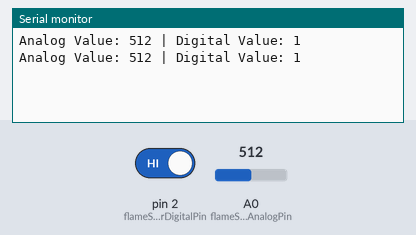
The sketch below on a simulated Arduino Uno, built with avr-gcc and run on an emulated ATmega328P. On the bench: the last lines printed to the serial monitor. The test bench sets the inputs (shaded band); at power-on: A0 (flameSensorAnalogPin) = 512, pin 2 (flameSensorDigitalPin) HIGH.

Above: at 1.8 s.
1.9 s: A0 (flameSensorAnalogPin) set to 716
At 2.8 s:
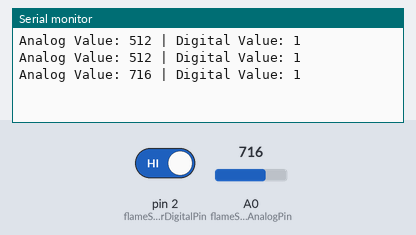
3.4 s: pin 2 (flameSensorDigitalPin) driven LOW
At 4.7 s:
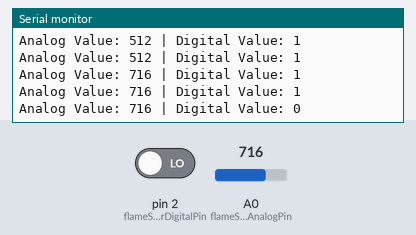
4.9 s: A0 (flameSensorAnalogPin) set to 900
At 5.6 s:
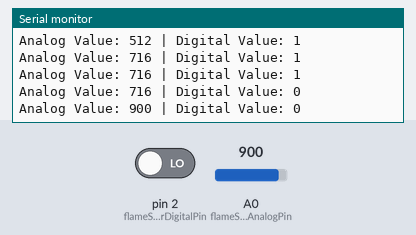
6.4 s: pin 2 (flameSensorDigitalPin) driven HIGH
At 7.8 s:
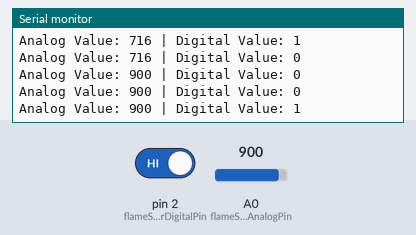
Timing chart, 0 to 8.9 s (numbered marks = the images above; inputs shaded):
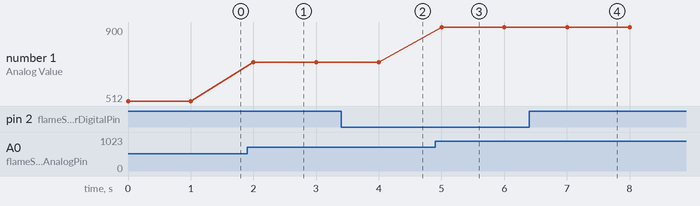

Measured:
- after the input at 1.9 s, the serial monitor: prints a new line after 0.10 s (image 1)
- after the input at 3.4 s, the serial monitor: prints a new line after 0.60 s (image 2)
- after the input at 4.9 s, the serial monitor: prints a new line after 0.10 s (image 3)
- after the input at 6.4 s, the serial monitor: prints a new line after 0.60 s (image 4)
- plotted number 1: 512 → 716 after the input at 1.9 s, 716 → 900 after the input at 4.9 s

The sketch:

FlameSensor.ino
```cpp
// Define the pins

int flameSensorAnalogPin = A0; // Analog output connected to A0
int flameSensorDigitalPin = 2; // Digital output connected to pin 2

void setup() {
  Serial.begin(9600);
  pinMode(flameSensorAnalogPin, INPUT);
  pinMode(flameSensorDigitalPin, INPUT);
}

void loop() {
  int analogValue = analogRead(flameSensorAnalogPin);
  int digitalValue = digitalRead(flameSensorDigitalPin);

  Serial.print("Analog Value: ");
  Serial.print(analogValue);
  Serial.print(" | Digital Value: ");
  Serial.println(digitalValue);

  delay(1000); // Delay for a second before next read
}
```
